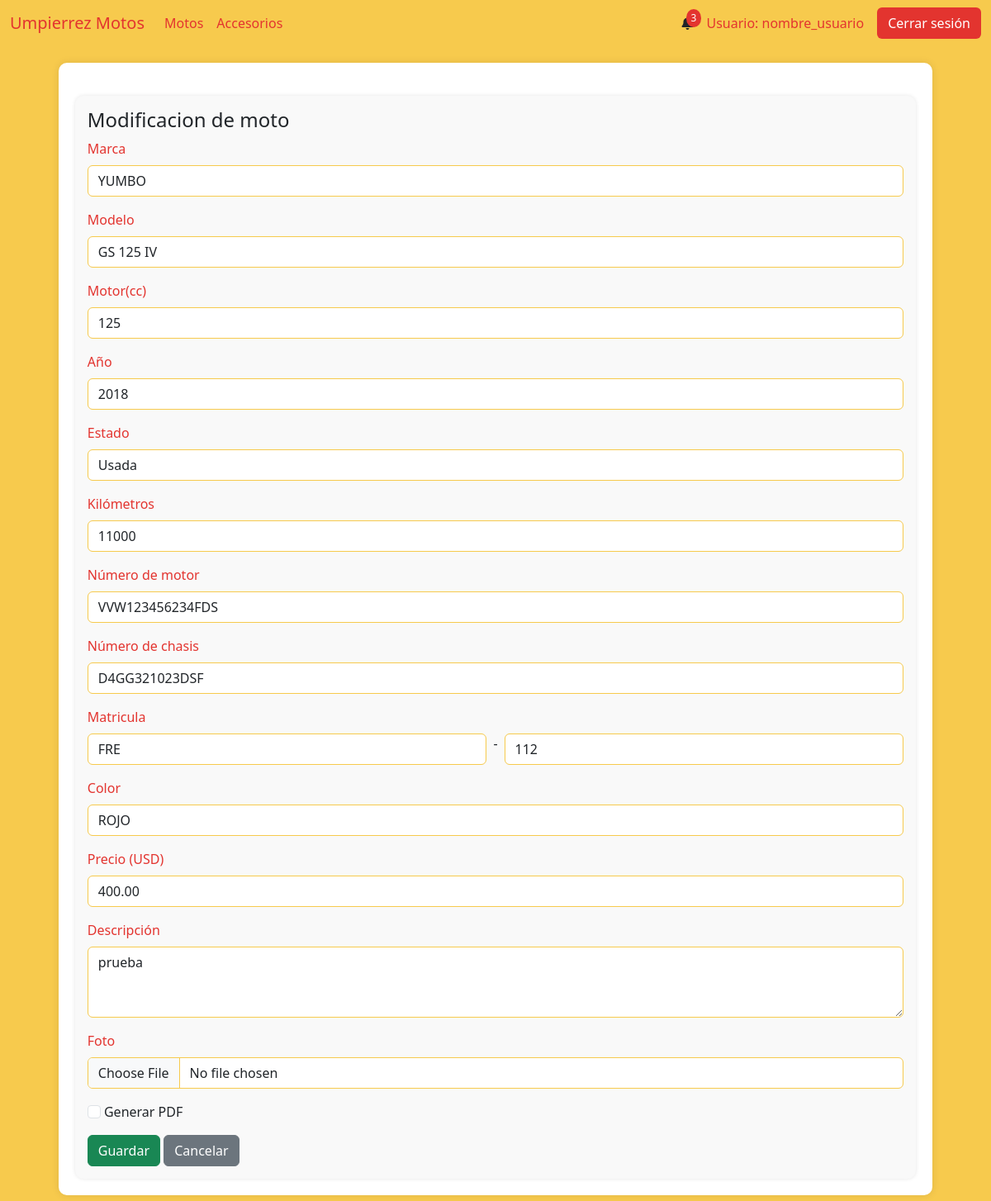
/moto_modificacion/1, run on an earlier commit of the app's database.
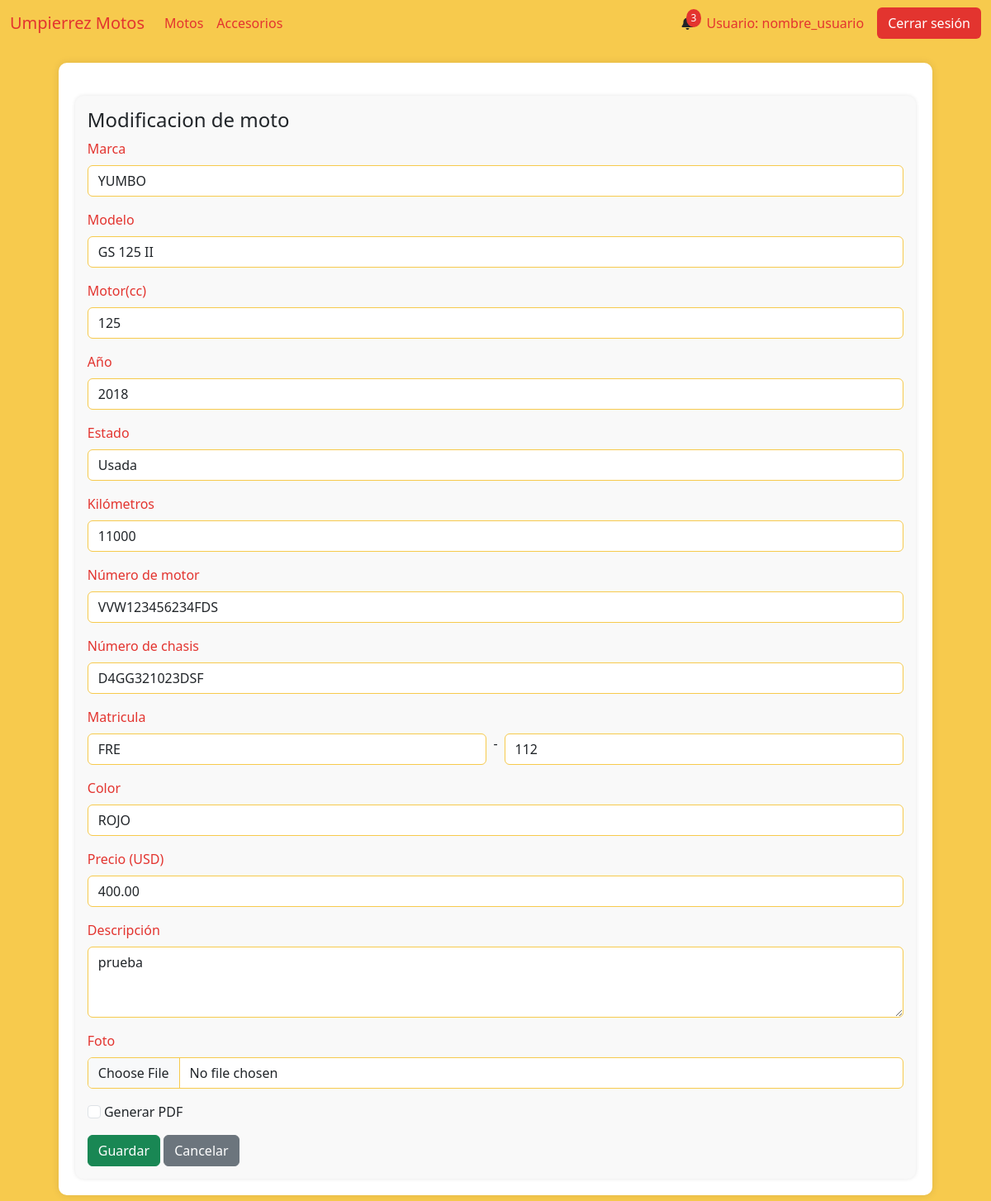
And on a later commit of the database.
### AppUM/models.py (models this page shows)
class Moto(models.Model):
    marca = models.CharField(max_length=20)
    modelo = models.CharField(max_length=20)
    anio = models.IntegerField()
    motor = models.IntegerField()
    estado = models.CharField(max_length=10)
    kilometros = models.IntegerField()
    precio = models.DecimalField(max_digits=10, decimal_places=2)
    color = models.CharField(max_length=20)
    num_motor = models.CharField(max_length=40, unique=True)
    num_chasis = models.CharField(max_length=40, unique=True)
    foto = models.ImageField(null=True, blank=True, upload_to="motos/fotos/")
    pertenece_tienda = models.BooleanField()
    pertenece_taller = models.BooleanField()
    identificacion_pdf = models.FileField(upload_to='motos/pdfs/', null=True, blank=True)
    observaciones = models.TextField(null=True, blank=True)
    fecha_ingreso = models.DateTimeField(auto_now_add=True)

### AppUM/views.py (the view)
# urls.py: path('moto_modificacion/<int:id_moto>', views.modificacion_moto,name="MotoModificacion"),
def modificacion_moto(req,id_moto):
    try:
                if req.method == "POST":
                        print("ACCEDE POST")
                        moto_upd = Moto.objects.get(id=id_moto)
                        num_motor = req.POST['num_motor_moto'].upper()
                        num_chasis = req.POST['num_chasis_moto'].upper()
                        if req.POST['matricula_letras'] and req.POST['matricula_numeros']:
                            letras_matricula = req.POST['matricula_letras']
                            num_matricula = req.POST['matricula_numeros']
                        else:
                            letras_matricula = None
                            num_matricula = None
                        validacion_datos_moto = datos_moto_modificacion(id_moto,num_motor,num_chasis)
                        if validacion_datos_moto == "existe_num_motor":
                            return render(req,"perfil_administrativo/motos/modificacion_moto.html",{"error_message":"Ya existe el numero de motor",
                                                                                                    'datos_moto': moto_upd,
                                                                                                    "letras_matricula":letras_matricula,
                                                                                                    "num_matricula":num_matricula})
                        elif validacion_datos_moto == "existe_num_chasis":
                            return render(req,"perfil_administrativo/motos/modificacion_moto.html",{"error_message":"Ya existe el numero de chasis",
                                                                                                    'datos_moto': moto_upd,
                                                                                                    "letras_matricula":letras_matricula,
                                                                                                    "num_matricula":num_matricula})
                        else:
                            marca = req.POST['marca_moto'].upper()
                            modelo = req.POST['modelo_moto'].upper()
                            color = req.POST['color_moto'].upper()
                            foto = req.FILES.get('foto_moto')
                            moto_upd = Moto.objects.get(id=id_moto)
                            moto_upd.marca = marca
                            moto_upd.modelo = modelo
                            moto_upd.motor = req.POST['motor_moto']
                            moto_upd.anio = req.POST['anio_moto']
                            if req.POST['estado_moto'] == "nueva":
                                estado = "Nueva"
                            else:
                                estado = "Usada"
                            moto_upd.estado = estado
                            moto_upd.kilometros = req.POST['km_moto']
                            moto_upd.num_motor = num_motor
                            moto_upd.num_chasis = num_chasis
                            moto_upd.color = color
                            moto_upd.precio = req.POST['precio_moto']
                            moto_upd.observaciones = req.POST['descripcion_moto']
                            moto_upd.foto = foto
                            moto_upd.save()
                            if req.POST['matricula_letras'] and req.POST['matricula_numeros']: #SI UNO O LOS DOS CAMPOS ESTAN VACIOS NO ACCEDE PUES LA MATRICULA ES INVALIDA
                                matr_letras = req.POST['matricula_letras'].upper()
                                matr_num = req.POST['matricula_numeros']
                                matricula = matr_letras + str(matr_num)
                                valid_matr = matricula_valid(matricula,num_motor,num_chasis)
                                matr_upd = Matriculas.objects.filter(activo=1,moto_id=moto_upd.id).first() #SE OBTIENE MATRICULA ACTUAL DE LA MOTO
                                if valid_matr == "matricula_existe":
                                    return render(req,"perfil_administrativo/motos/modificacion_moto.html",{"error_message":"Ya existe la matricula",
                                                                                                            'datos_moto': moto_upd,
                                                                                                            "letras_matricula":matr_letras,
                                                                                                            "num_matricula":matr_num})
                                else:
                                    if matr_upd: #SI EXISTIERA UNA MATRICULA ASIGNADA A LA MOTO INGRESA, LA MISMA SERA BORRADA DESPUES
                                        if matr_upd.matricula != matricula: #ACCEDE SI Y SOLO SI LA MATRICULA FUE MODIFICADA EN LOS CAMPOS DE TEXTO, ES DECIR, SE CAMBIA LA MATRICULA, SINO NO HACE NADA
                                            matr_delete = Matriculas.objects.get(matricula=matr_upd.matricula) #SE BORRA PUESTO QUE SE ENTIENDE QUE LA MATRICULA A MODIFICAR FUE ASIGNADA POR ERROR
                                            if matr_delete:
                                                matr_delete.delete()                                               #EL SISTEMA PERMITE ASIGNAR NUEVA MATRICULA (SIN BORRAR LA ANTERIOR) EN CASO DE QUE UNA MOTO REGRESE A LA TIENDA
                                            update_matricula = Matriculas(
                                                matricula = matricula,
                                                activo = 1,
                                                moto_id = moto_upd.id
                                            )
                                            update_matricula.save()
                                    else: #PENSADO ESPECIFICAMENTE CUANDO LA MOTO NO TIENE NI HA TENIDO UNA MATRICULA ASIGNADA Y SE LE DESEA ASIGNAR UNA
                                            update_matricula = Matriculas(
                                                matricula = matricula,
                                                activo = 1,
                                                moto_id = moto_upd.id
                                            )
                                            update_matricula.save()
                            checkbox = 'crear_pdf' in req.POST
                            if checkbox:
                                    ruta_pdf = "perfil_administrativo/motos/identificacion_moto.html"
                                    logo_um = Logos.objects.get(id=1)
                                    logo_um_url = req.build_absolute_uri(logo_um.logo_UM.url) if logo_um.logo_UM else None
                                    datos_a_pdf = contexto_para_pdf_moto(moto_upd,logo_um_url)
                                    renderizar_en = "perfil_administrativo/motos/contenido_pdf.html"
                                    nombre_archivo = f"identificacion_{moto_upd.id}.pdf"
                                    mensaje = "Moto modificada con éxito. A continuación se visualiza el PDF generado para identificar fisicamente la misma."
                                    pdf_ret = pdf_crear(req,ruta_pdf,renderizar_en,moto_upd,datos_a_pdf,nombre_archivo,mensaje,"UM")
                                    return pdf_ret
                            else:
                                messages.success(req, "La moto ha sido modificada con éxito.")
                                return redirect('Motos')
                else:
                    moto_upd = Moto.objects.get(id=id_moto)
                    matricula_upd = Matriculas.objects.filter(moto_id=moto_upd.id,activo=1).first()
                    if matricula_upd:
                        letras_matricula = matricula_upd.matricula[0:3:1]
                        num_matricula = matricula_upd.matricula[3:7:1]
                    else:
                        letras_matricula = None
                        num_matricula = None
                    if moto_upd.observaciones == None:
                        moto_upd.observaciones = "Sin descripción"
                    return render(req,"perfil_administrativo/motos/modificacion_moto.html",{'datos_moto': moto_upd,
                    "letras_matricula":letras_matricula,
                    "num_matricula":num_matricula})
    except:
        pass

### AppUM/templates/perfil_administrativo/motos/modificacion_moto.html (shortened to what the changed rows need)
{% extends "perfil_administrativo/padre_perfil_administrativo.html" %}
{% load static %}
{% block contenidoQueCambia %}
<div class="table-container" id="inventarios">
    <div class="form-container" id="motoForm">
        <form action="{% url 'MotoModificacion' datos_moto.id %}" enctype="multipart/form-data" method="POST">{% csrf_token %}
            <div class="mb-3">
                <label for="marca" class="form-label">Marca</label>
                <input value="{{ datos_moto.marca }}" type="text" class="form-control" name="marca_moto" id="marca" placeholder="Ingrese la marca" maxlength="20">
            </div>
            <div class="mb-3">
                <label for="modelo" class="form-label">Modelo</label>
                <input value="{{ datos_moto.modelo }}" type="text" class="form-control" name="modelo_moto" id="modelo" placeholder="Ingrese el modelo" maxlength="20">
            </div>
            <div class="mb-3">
                <label for="motor" class="form-label">Motor(cc)</label>
                <input value="{{ datos_moto.motor }}" type="number" class="form-control" name="motor_moto" id="motor" placeholder="Ingrese la cilindrada">
            </div>
            <div class="mb-3">
                <label for="anio" class="form-label">Año</label>
                <input value="{{ datos_moto.anio }}" type="number" class="form-control" name="anio_moto" id="anio" placeholder="Ingrese el año">
            </div>
            <div class="mb-3">
                <label for="estado" class="form-label">Estado</label>
                <select value="{{ datos_moto.estado }}" class="form-control" name="estado_moto" id="estado" onchange="toggleFields()">
                    <option value="usada">Usada</option>
                </select>
            </div>
            <div class="mb-3" id="kms">
                <label for="kilometros" class="form-label" id="label_km">Kilómetros</label>
                <input value="{{ datos_moto.kilometros }}" type="number" class="form-control" name="km_moto" id="kilometros" placeholder="Ingrese los kilómetros">
            </div>
            <div class="mb-3">
                <label for="num_motor" class="form-label">Número de motor</label>
                <input value="{{ datos_moto.num_motor }}" type="text" class="form-control" name="num_motor_moto" id="num_motor" placeholder="Ingrese el número de motor" maxlength="40">
            </div>
            <div class="mb-3">
                <label for="num_chasis" class="form-label">Número de chasis</label>
                <input value="{{ datos_moto.num_chasis }}" type="text" class="form-control" name="num_chasis_moto" id="num_chasis" placeholder="Ingrese el número de chasis" maxlength="40">
            </div>
            <div class="mb-3">
                <label for="color" class="form-label">Color</label>
                <input value="{{ datos_moto.color }}" type="text" class="form-control" name="color_moto" id="color" placeholder="Ingrese el color" maxlength="20">
            </div>
            <div class="mb-3">
                <label for="precio" class="form-label">Precio (USD)</label>
                <input value="{{ datos_moto.precio }}" type="number" class="form-control" name="precio_moto" id="precio" placeholder="Ingrese el precio">
            </div>
            <div class="mb-3">
                <label for="descripcion" class="form-label">Descripción</label>
                <textarea class="form-control" name="descripcion_moto" id="descripcion" placeholder="Ingrese una descripción" rows="3">{{ datos_moto.observaciones }}</textarea>
            </div>
        </form>
    </div>
</div>
{% endblock %}

What changed in the data, as far as the page shows it:
changed Moto "YUMBO": modelo_moto "GS 125 IV" → "GS 125 II"
